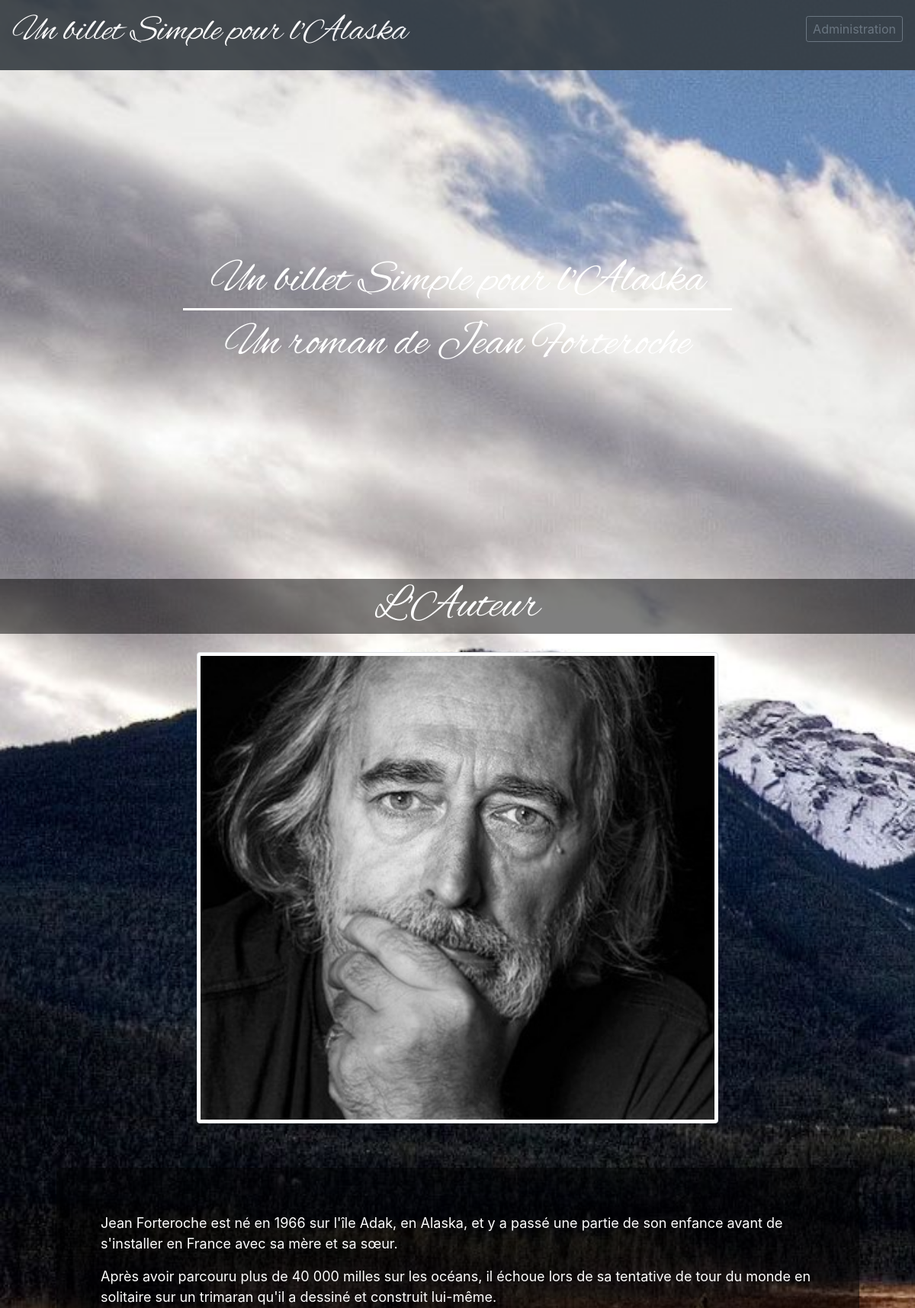
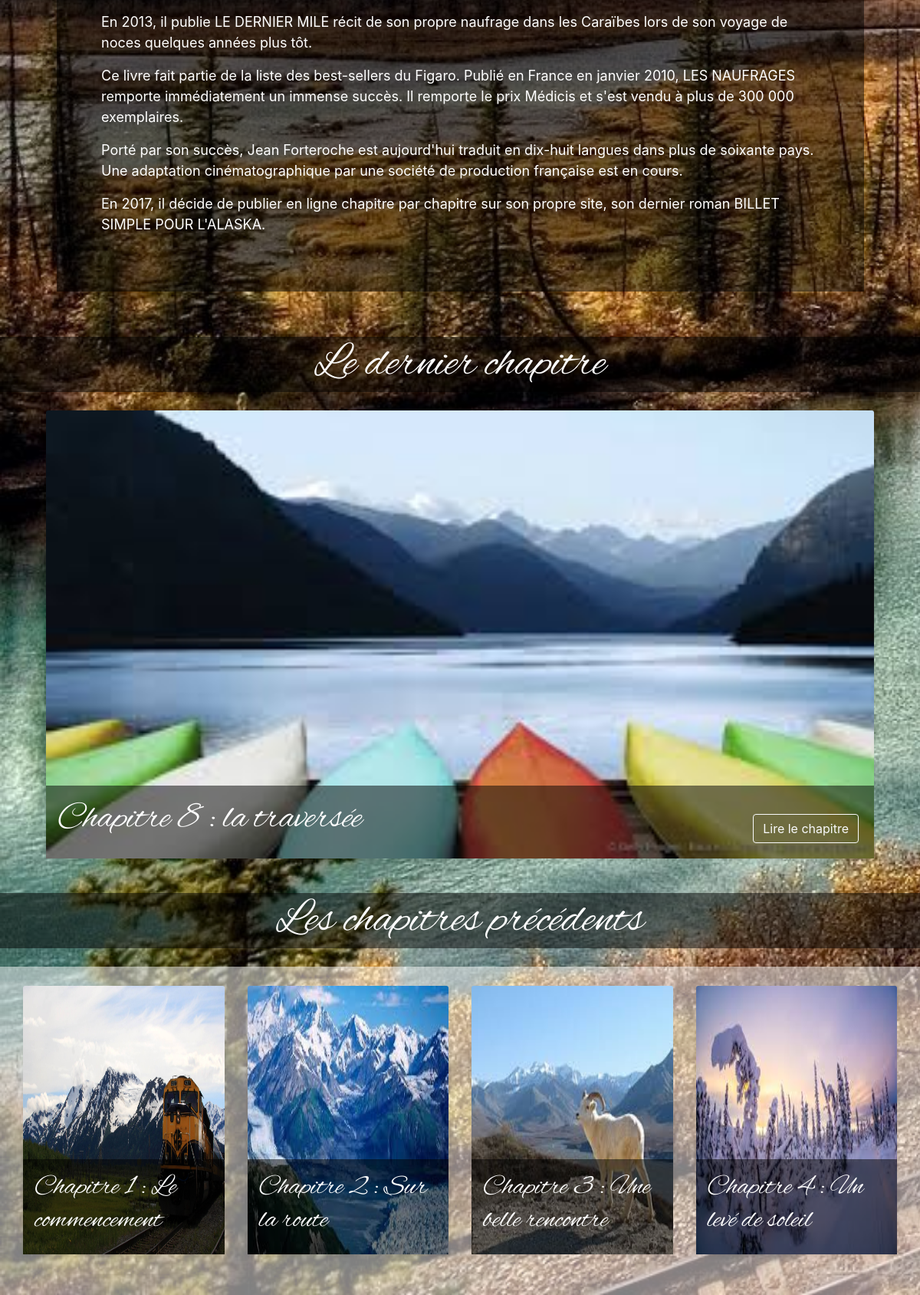
The page / (signed in) on the database its author committed (2 pictures, top to bottom).
### tables this page shows
CREATE TABLE `articles` (
  `id_article` int(11) NOT NULL AUTO_INCREMENT,
  `article` longtext,
  `title` text,
  `published` int(11) DEFAULT NULL,
  `img` int(11) DEFAULT NULL,
  PRIMARY KEY (`id_article`),
  KEY `id_article` (`id_article`),
  KEY `id_article_2` (`id_article`)
);

### models/Article.php (called while the page is built, shortened)
<?php
class Article
{
      function read_articles_front()
      {
            include('connexion.php');
            $max = $bdd-> query("SELECT * FROM articles WHERE id_article = ( SELECT MAX(id_article) FROM articles WHERE published=1)");
            $data = $max->fetch();
            $def = $data['id_article'];
            $max = $def;
            $temp = $bdd-> query("SELECT * FROM  articles WHERE id_article='$max'");
            $temp=$temp->fetch();
            $temp=$temp['id_article'];
            $result = $bdd-> query("SELECT * FROM  articles where published=1 and id_article<>'$temp'  ORDER BY id_article ");
            return $result;
      }
}
?>

### controller/frontend/chapter/lastchapter.php (called while the page is built, shortened)
<?php
$lastarticle = new Article("","","","");
$listArticle = $lastarticle->read_articles_front();
?>

### controller/frontend/chapter/otherchapter.php (called while the page is built, shortened)
<?php
$lastarticle = new Article("","","","");
$listArticle = $lastarticle->read_articles_front();
?>

### views/frontend/otherChapter.php (the view)
<?php  include('./././controller/frontend/chapter/otherchapter.php')?>
<div class="scrolling-wrapper-flexbox">
      <?php while ($data2 = $listArticle->fetch())
      {?>
            <div class="col-12 col-sm-6 col-md-6 col-lg-4 col-xl-3 imgChap">
                  <a href="index.php?action=chapter&id_article=<?php echo $data2['id_article']?>">
                        <div class="card mb-4 shadow-sm">
                              <img class="card-img-top " data-src="holder.js/100px225?theme=thumb&amp;bg=55595c&amp;fg=eceeef&amp;text=Thumbnail" alt="Thumbnail [100%x225]" src="./images/article<?php echo $data2['img'] ?>.jpg" style="height: 350px; width: 100%; display: block;">
                              <div class="textChap textChap2">
                                    <h5 class="Title Sub"><?php echo $data2['title'] ?></h5>
                              </div>
                        </div>
                  </div>
            <?php } ?>
      </div>

### views/frontend/lastChapters.php
<?php include('./././controller/frontend/chapter/lastchapter.php') ?>
<div class="container-fluid">
      <div class="row pb-25" >
            <div class="col-md-12 imgChap">
                  <div class="card shadow-sm">
                        <img class="card-img-top" src="./images/article<?php echo $data['id_article'] ?>.jpg" data-holder-rendered="true" style="width: 100%; display: block;">
                  </div>
                  <div class="textChap">
                        <h5 class="Title"><?php echo $data['title'] ?></h5>
                  </div>
                  <a  class=" btn btn-outline-light more"href="index.php?action=chapter&id_article=<?php echo $data['id_article']?>">Lire le chapitre</a>
            </div>
      </div>
</div>

### css/perso.css (style rules this page uses)
html { height: 100%; margin:0px; }
.card { border-style:none; background-color: transparent; }
.scrolling-wrapper-flexbox { display: flex; flex-wrap: nowrap; overflow-x: auto; overflow-y:hidden; height: 100%; padding-bottom: 2.5%; }
body { background-size: cover; background-repeat: no-repeat; background-attachment: fixed; background-image: url(../images/bg.jpg); }
.imgChap { position:relative; }
.textChap { position:absolute; bottom: 0px; left: 15px; color: white; font-weight: lighter; background-color: rgba(0,0,0,0.5); width: calc(100% - 30px); padding:15px; }
.Title { font-family: 'Alex'; font-size:4vw; }
.more { position: absolute; bottom: 20px; right: 35px; }
.textChap2 { left: 0px; width:100%; }
.pb-25 { padding-bottom: 45px; }
.Sub { font-size: 3vw; }
.btn { font-size: 1rem; }
a { color: black; }

### rows shown on the page
articles: title "Chapitre 8 : la traversée"
articles: shows a picture, title "Chapitre 1 : Le commencement"
articles: shows a picture, title "Chapitre 2 : Sur la route"
articles: shows a picture, title "Chapitre 3 : Une belle rencontre"
articles: shows a picture, title "Chapitre 4 : Un levé de soleil"
